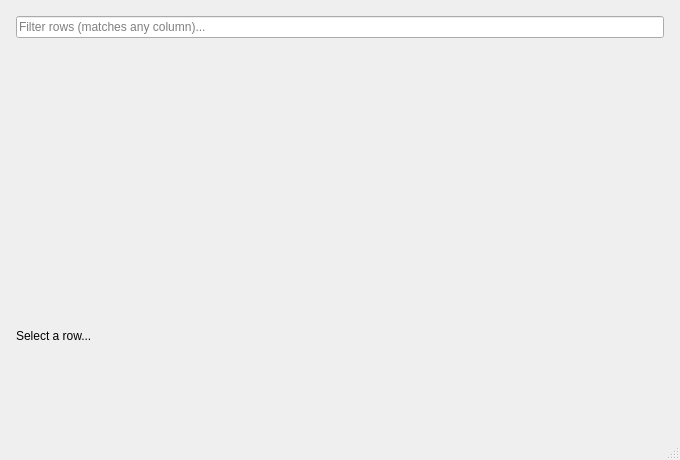
<?xml version='1.0' encoding='utf-8'?>
<ui version="4.0">
 <class>MainWindow</class>
 <widget class="QMainWindow" name="MainWindow">
  <property name="geometry">
   <rect>
    <x>0</x>
    <y>0</y>
    <width>680</width>
    <height>460</height>
   </rect>
  </property>
  <property name="windowTitle">
   <string>QCustomDataTable Example</string>
  </property>
  <widget class="QWidget" name="centralwidget">
   <layout class="QVBoxLayout" name="verticalLayout">
    <property name="spacing">
     <number>10</number>
    </property>
    <property name="leftMargin">
     <number>16</number>
    </property>
    <property name="topMargin">
     <number>16</number>
    </property>
    <property name="rightMargin">
     <number>16</number>
    </property>
    <property name="bottomMargin">
     <number>10</number>
    </property>
    <item>
     <widget class="QLineEdit" name="searchEdit">
      <property name="placeholderText">
       <string>Filter rows (matches any column)...</string>
      </property>
     </widget>
    </item>
    <item>
     <widget class="QCustomDataTable" name="table" />
    </item>
    <item>
     <widget class="QLabel" name="statusLabel">
      <property name="text">
       <string>Select a row...</string>
      </property>
     </widget>
    </item>
   </layout>
  </widget>
  <widget class="QStatusBar" name="statusbar" />
 </widget>
 <customwidgets>
  <customwidget>
   <class>QCustomDataTable</class>
   <extends>QWidget</extends>
   <header location="global">Custom_Widgets.QCustomDataTable.h</header>
  </customwidget>
 <customwidget><class>QPushButton</class><extends>QPushButton</extends><header location="global">Custom_Widgets.Theme.h</header><container>1</container></customwidget><customwidget><class>QLabel</class><extends>QLabel</extends><header location="global">Custom_Widgets.Theme.h</header><container>1</container></customwidget></customwidgets>
 <connections />
</ui>
